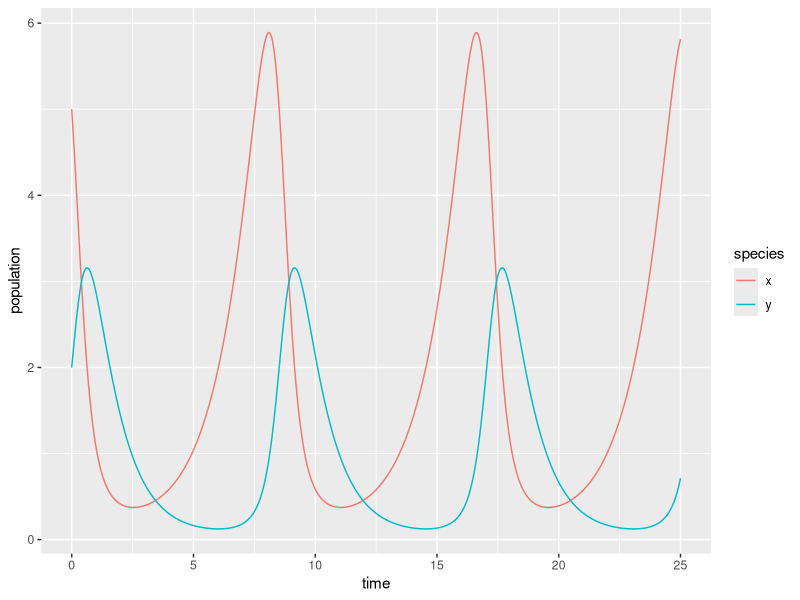

The R source for this figure:
## ---- chunk 1
library(tidyverse)
library(deSolve)
library(kableExtra)
## ---- chunk 2
t_0 <- data.frame(t = 0, P = 0.2, 'dfdx' = 0.024)

kable(t_0) %>% 
  kable_styling(full_width = FALSE)
## ---- chunk 3
t_1 <- data.frame(t = c(0,1), P = c(0.2, 0.44), 'dfdx' = c(0.024, 0.01056))

kable(t_1) %>% 
  kable_styling(full_width = FALSE)
## ---- chunk 4
t_2 <- data.frame(t = c(0,1,2), P = c(0.2, 0.44, 0.45056), 'dfdx' = c(0.024, 0.01056, 0.0089))

kable(t_2) %>% 
  kable_styling(full_width = FALSE)
## ---- chunk 5
# Create a sequence of times (days): 
time <- seq(0, 25, by = 0.05)

# Set some parameter values (these can change - keep it in mind):
parameters <- c(alpha = .75, beta = 0.8, delta = 0.5, gamma = 1)

# Set the initial condition (prey and predator populations at t = 0).
# Recall: x = prey, y = predator
init_cond <- c(x = 5, y = 2)

# Prepare the series of differential equations as a function: 
lk_equations <- function(time, init_cond, parameters) {
  with(as.list(c(init_cond, parameters)), {
    dxdt = alpha * x - beta * x * y
    dydt = delta * x * y - gamma * y
    return(list(c(dxdt, dydt)))
  })
}

# Find the approximate the solution using `deSolve::ode()`:
approx_lk <- ode(y = init_cond, times = time, func = lk_equations, parms = parameters)

# Check the class: 
class(approx_lk)

# We really want this to be a data frame, and we want both prey (x) and predator (y) to be in the same column -- we'll learn why in EDS 221 (tidy data)
approx_lk_df <- data.frame(approx_lk) %>% 
  pivot_longer(cols = c(x,y), names_to = "species", values_to = "population")

# Plot it! 
ggplot(data = approx_lk_df, aes(x = time, y = population)) +
  geom_line(aes(color = species))
